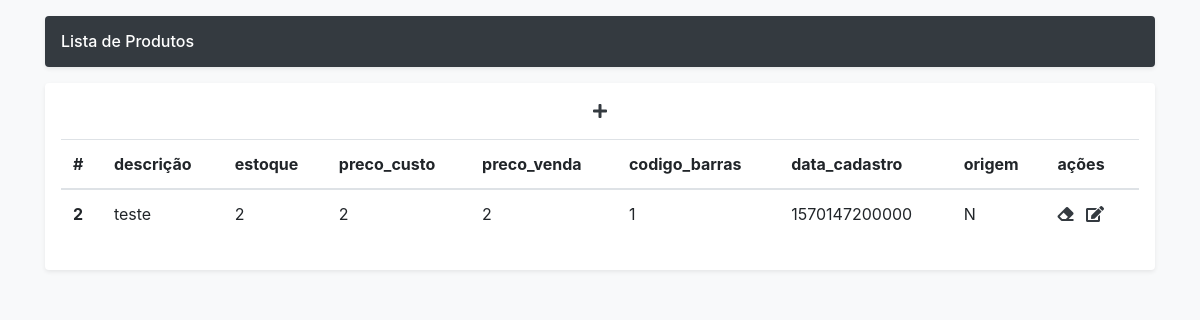
The app's page /listar-produtos.php, older data.
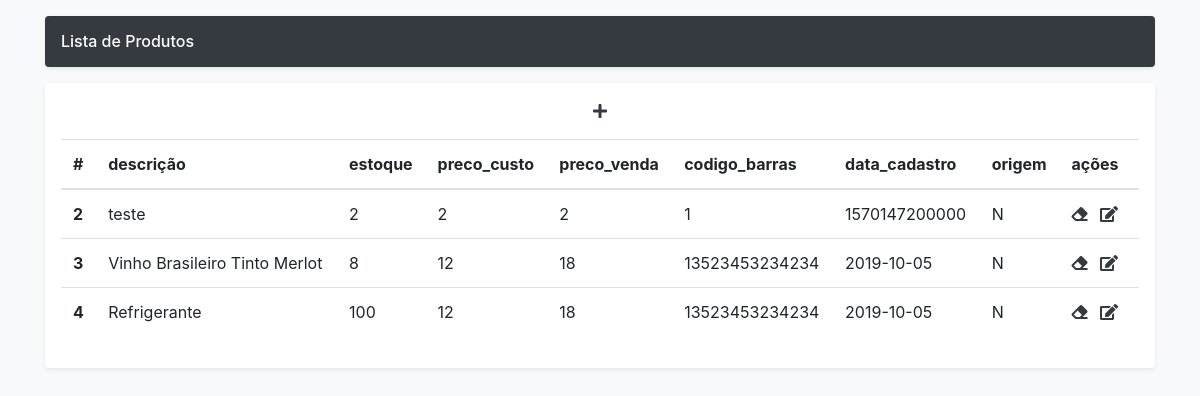
The same page, newer data.
### tables this page shows
CREATE TABLE "produto"
(
	id integer not null
		primary key autoincrement,
	descricao text,
	estoque float,
	preco_custo float,
	preco_venda float,
	codigo_barras text,
	data_cadastro date,
	origem char(1)
);

### src/Gateway/ProdutoGateway.php (called while the page is built, shortened)
<?php
class ProdutoGateway
{
    private static $conn;
    public static function setConnection(PDO $conn){
        self::$conn = $conn;
    }
    public function all(){
        $sql = "SELECT * FROM produto";
        $result = self::$conn->query($sql);
        return $result->fetchAll(PDO::FETCH_CLASS,Produto::class);
    }
}

### autoload.php (called while the page is built, shortened)
<?php
spl_autoload_register(function ($class) {
    $prefix = 'Ifnc\\Tads\\';
    $base_dir = __DIR__ . '/src/';
    $len = strlen($prefix);
    $relative_class = substr($class, $len);
    $file = $base_dir . str_replace('\\', '/', $relative_class) . '.php';
});

### public/listar-produtos.php (the view)
<?php $titulo = 'Lista de Produtos'; include 'cabecalho.php'; ?>
<div class="my-3 p-3 bg-white rounded shadow-sm">
    <span class="d-block text-center mb-3">
        <a href="/adicionar-produto" class="fas fa-plus text-dark text-decoration-none"></a>
    </span>
    <table class="table">
        <thead>
            <tr>
                <th scope="col">#</th>
                <th scope="col">descrição</th>
                <th scope="col">estoque</th>
                <th scope="col">preco_custo</th>
                <th scope="col">preco_venda</th>
                <th scope="col">codigo_barras</th>
                <th scope="col">data_cadastro</th>
                <th scope="col">origem</th>
                <th scope="col">ações</th>
            </tr>
        </thead>
        <tbody>
        <?php foreach($produtos as $produto){ ?>
            <tr>
                <th scope="row"><?=$produto->id?></th>
                <td><?=$produto->descricao?></td>
                <td><?=$produto->estoque?></td>
                <td><?=$produto->preco_custo?></td>
                <td><?=$produto->preco_venda?></td>
                <td><?=$produto->codigo_barras?></td>
                <td><?=$produto->data_cadastro?></td>
                <td><?=$produto->origem?></td>
                <td>
                    <a href="apagar.php?id=<?=$produto->id?>" class="fas fa-eraser text-dark text-decoration-none mr-2"></a>
                    <a href="" class="fas fa-edit text-dark text-decoration-none mr-2"></a>
                </td>
            </tr>
        <?php } ?>
        </tbody>
    </table>
</div>
<?php include 'rodape.php'; ?>

### public/cabecalho.php (shortened to what this page needs)
<?php
require "..\autoload.php";
$gw = new ProdutoGateway();
$produtos = $gw->all();
?>
<!doctype html>
<html lang="en">
<head>
    <link rel="stylesheet" href="https://stackpath.bootstrapcdn.com/bootstrap/4.3.1/css/bootstrap.min.css">
    <link rel="stylesheet" href="https://use.fontawesome.com/releases/v5.11.2/css/all.css">
</head>
<body class="bg-light">
<header class="container">
    <div class="my-3 p-3 bg-dark rounded shadow-sm">
        <h6 class="mb-0 text-white"><?=$titulo?></h6>
    </div>
</header>
<main class="container">

### public/rodape.php (shortened to what this page needs)
</main>
</body>
</html>

Row changes from the older to the newer data that the page shows:
added produto: id "3", descricao "Vinho Brasileiro Tinto Merlot", estoque "8", preco_custo "12", preco_venda "18", codigo_barras "13523453234234", data_cadastro "2019-10-05", origem "N"
added produto: id "4", descricao "Refrigerante", estoque "100", preco_custo "12", preco_venda "18", codigo_barras "13523453234234", data_cadastro "2019-10-05", origem "N"
